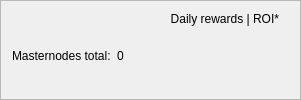
                 <widget class="QFrame" name="frameMnInfo">
                  <property name="frameShape">
                   <enum>QFrame::StyledPanel</enum>
                  </property>
                  <property name="frameShadow">
                   <enum>QFrame::Raised</enum>
                  </property>
                  <layout class="QVBoxLayout" name="verticalLayout_17">
                   <property name="bottomMargin">
                    <number>0</number>
                   </property>
                   <item>
                    <layout class="QHBoxLayout" name="horizontalLayout_9">
                     <item>
                      <widget class="QLabel" name="labelMnTotal">
                       <property name="minimumSize">
                        <size>
                         <width>0</width>
                         <height>0</height>
                        </size>
                       </property>
                       <property name="maximumSize">
                        <size>
                         <width>16777215</width>
                         <height>16777215</height>
                        </size>
                       </property>
                       <property name="text">
                        <string>Masternodes total:</string>
                       </property>
                      </widget>
                     </item>
                     <item>
                      <widget class="QLabel" name="labelMnTotal_Value">
                       <property name="text">
                        <string>0</string>
                       </property>
                      </widget>
                     </item>
                     <item>
                      <spacer name="horizontalSpacer_7">
                       <property name="orientation">
                        <enum>Qt::Horizontal</enum>
                       </property>
                       <property name="sizeHint" stdset="0">
                        <size>
                         <width>40</width>
                         <height>16</height>
                        </size>
                       </property>
                      </spacer>
                     </item>
                     <item>
                      <widget class="QLabel" name="labelROI">
                       <property name="minimumSize">
                        <size>
                         <width>0</width>
                         <height>0</height>
                        </size>
                       </property>
                       <property name="maximumSize">
                        <size>
                         <width>16777215</width>
                         <height>16777215</height>
                        </size>
                       </property>
                       <property name="text">
                        <string>Daily rewards | ROI*   </string>
                       </property>
                       <property name="alignment">
                        <set>Qt::AlignRight</set>
                       </property>
                      </widget>
                     </item>
                    </layout>
                   </item>
                  </layout>
                 </widget>
